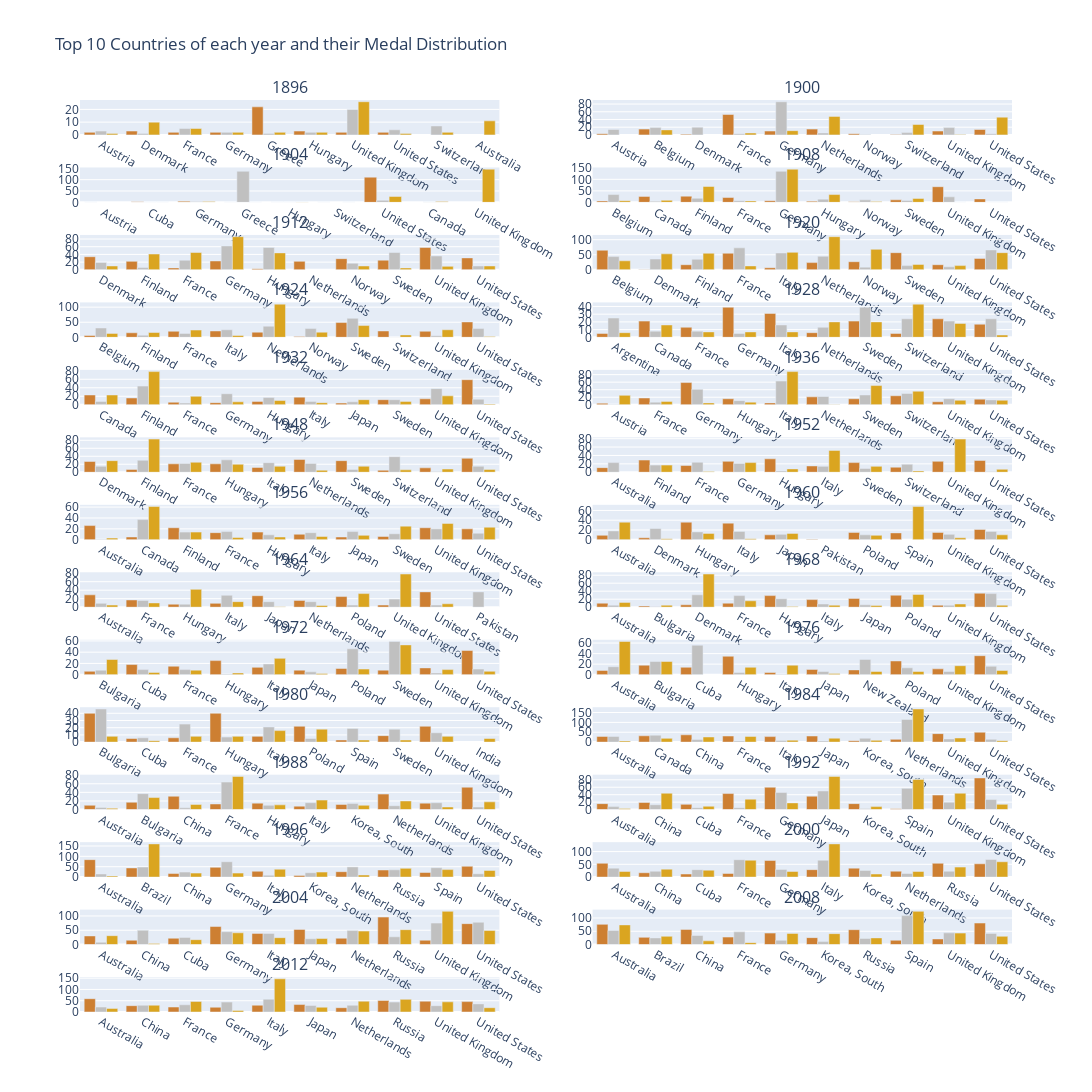

The code cell stored with this chart in its notebook:
### Markdown cell above
## Top 10 Countries of each year and their Medal Distribution

### Code cell
fig6=make_subplots(rows=14,cols=2,subplot_titles=Year.astype(str))
rows,cols=1,1
for i in Year:
    countries=datasetSummer[(datasetSummer["Year"]==i) ].groupby(["Country"]).count().sort_values(by="Code",ascending=False).head(10).index

    fig6.add_trace(go.Bar(x=datasetSummer[(datasetSummer["Year"]==i) & (datasetSummer["Medal"]=="Bronze") & (datasetSummer["Country"].isin(countries))].groupby(["Country"]).count().head(10).index,y=datasetSummer[(datasetSummer["Year"]==i) & (datasetSummer["Medal"]=="Bronze") & (datasetSummer["Country"].isin(countries))].groupby(["Country"]).count().head(10)["Code"],name="Bronze",marker_color="#cd7f32"),row=rows,col=cols)
    fig6.add_trace(go.Bar(x=countries,y=datasetSummer[(datasetSummer["Year"]==i) & (datasetSummer["Medal"]=="Silver") & (datasetSummer["Country"].isin(countries))].groupby(["Country"]).count().head(10)["Code"],name="Silver",marker_color="#c0c0c0"),row=rows,col=cols)
    fig6.add_trace(go.Bar(x=countries,y=datasetSummer[(datasetSummer["Year"]==i) & (datasetSummer["Medal"]=="Gold") & (datasetSummer["Country"].isin(countries))].groupby(["Country"]).count().head(10)["Code"],name="Gold",marker_color="#daa520"),row=rows,col=cols)

    cols=(cols%2)+1
    if(cols==1):
        rows=rows+1
fig6.update_layout(height=5000,width=1400,showlegend=False,title="Top 10 Countries of each year and their Medal Distribution")
fig6.show()

### Figure 1 — Plotly figure (JSON) as saved in the notebook; plotly's stock layout.template omitted (floating-point values rounded to 4 significant figures)
{"data": [{"marker": {"color": "#cd7f32"}, "name": "Bronze", "type": "bar", "x": ["Austria", "Denmark", "France", "Germany", "Greece", "Hungary", "United Kingdom", "United States"], "xaxis": "x", "y": [2, 3, 2, 2, 22, 3, 2, 2], "yaxis": "y"}, {"marker": {"color": "#c0c0c0"}, "name": "Silver", "type": "bar", "x": ["Greece", "Germany", "United States", "France", "United Kingdom", "Denmark", "Hungary", "Austria", "Switzerland", "Australia"], "xaxis": "x", "y": [1, 2, 4, 5, 20, 1, 2, 3, 7], "yaxis": "y"}, {"marker": {"color": "#daa520"}, "name": "Gold", "type": "bar", "x": ["Greece", "Germany", "United States", "France", "United Kingdom", "Denmark", "Hungary", "Austria", "Switzerland", "Australia"], "xaxis": "x", "y": [2, 2, 1, 5, 26, 10, 2, 1, 2, 11], "yaxis": "y"}, {"marker": {"color": "#cd7f32"}, "name": "Bronze", "type": "bar", "x": ["Austria", "Belgium", "Denmark", "France", "Germany", "Netherlands", "Norway", "Switzerland", "United Kingdom", "United States"], "xaxis": "x2", "y": [3, 15, 2, 53, 10, 15, 3, 1, 10, 14], "yaxis": "y2"}, {"marker": {"color": "#c0c0c0"}, "name": "Silver", "type": "bar", "x": ["France", "United Kingdom", "United States", "Germany", "Belgium", "Netherlands", "Switzerland", "Norway", "Denmark", "Austria"], "xaxis": "x2", "y": [3, 19, 3, 86, 19, 5, 6, 1, 20, 14], "yaxis": "y2"}, {"marker": {"color": "#daa520"}, "name": "Gold", "type": "bar", "x": ["France", "United Kingdom", "United States", "Germany", "Belgium", "Netherlands", "Switzerland", "Norway", "Denmark", "Austria"], "xaxis": "x2", "y": [5, 1, 46, 11, 13, 48, 27], "yaxis": "y2"}, {"marker": {"color": "#cd7f32"}, "name": "Bronze", "type": "bar", "x": ["Austria", "Cuba", "Germany", "Greece", "Hungary", "Switzerland", "United States"], "xaxis": "x3", "y": [1, 3, 5, 1, 1, 1, 111], "yaxis": "y3"}, {"marker": {"color": "#c0c0c0"}, "name": "Silver", "type": "bar", "x": ["United States", "Canada", "Germany", "Cuba", "Hungary", "Greece", "Switzerland", "United Kingdom", "Austria"], "xaxis": "x3", "y": [9, 2, 4, 1, 1, 137], "yaxis": "y3"}, {"marker": {"color": "#daa520"}, "name": "Gold", "type": "bar", "x": ["United States", "Canada", "Germany", "Cuba", "Hungary", "Greece", "Switzerland", "United Kingdom", "Austria"], "xaxis": "x3", "y": [26, 4, 4, 1, 2, 1, 1, 146], "yaxis": "y3"}, {"marker": {"color": "#cd7f32"}, "name": "Bronze", "type": "bar", "x": ["Belgium", "Canada", "Finland", "France", "Germany", "Hungary", "Norway", "Sweden", "United Kingdom", "United States"], "xaxis": "x4", "y": [6, 26, 27, 21, 7, 5, 3, 11, 68, 15], "yaxis": "y4"}, {"marker": {"color": "#c0c0c0"}, "name": "Silver", "type": "bar", "x": ["United Kingdom", "Sweden", "United States", "Canada", "Norway", "France", "Belgium", "Finland", "Germany", "Hungary"], "xaxis": "x4", "y": [24, 8, 1, 5, 11, 7, 34, 18, 135, 14], "yaxis": "y4"}, {"marker": {"color": "#daa520"}, "name": "Gold", "type": "bar", "x": ["United Kingdom", "Sweden", "United States", "Canada", "Norway", "France", "Belgium", "Finland", "Germany", "Hungary"], "xaxis": "x4", "y": [1, 17, 1, 9, 4, 6, 7, 69, 144, 34], "yaxis": "y4"}, {"marker": {"color": "#cd7f32"}, "name": "Bronze", "type": "bar", "x": ["Denmark", "Finland", "France", "Germany", "Hungary", "Netherlands", "Norway", "Sweden", "United Kingdom", "United States"], "xaxis": "x5", "y": [34, 22, 5, 23, 3, 22, 29, 25, 58, 31], "yaxis": "y5"}, {"marker": {"color": "#c0c0c0"}, "name": "Silver", "type": "bar", "x": ["Sweden", "United Kingdom", "United States", "Denmark", "Norway", "Finland", "Germany", "Hungary", "France", "Netherlands"], "xaxis": "x5", "y": [45, 36, 10, 19, 17, 6, 62, 58, 25], "yaxis": "y5"}, {"marker": {"color": "#daa520"}, "name": "Gold", "type": "bar", "x": ["Sweden", "United Kingdom", "United States", "Denmark", "Norway", "Finland", "Germany", "Hungary", "France", "Netherlands"], "xaxis": "x5", "y": [5, 9, 10, 10, 10, 41, 86, 44, 45], "yaxis": "y5"}, {"marker": {"color": "#cd7f32"}, "name": "Bronze", "type": "bar", "x": ["Belgium", "Denmark", "Finland", "France", "Italy", "Netherlands", "Norway", "Sweden", "United Kingdom", "United States"], "xaxis": "x6", "y": [65, 1, 17, 55, 7, 24, 27, 57, 17, 38], "yaxis": "y6"}, {"marker": {"color": "#c0c0c0"}, "name": "Silver", "type": "bar", "x": ["United States", "Belgium", "Sweden", "France", "Norway", "United Kingdom", "Italy", "Denmark", "Finland", "Netherlands"], "xaxis": "x6", "y": [66, 44, 14, 73, 9, 10, 56, 36, 35, 45], "yaxis": "y6"}, {"marker": {"color": "#daa520"}, "name": "Gold", "type": "bar", "x": ["United States", "Belgium", "Sweden", "France", "Norway", "United Kingdom", "Italy", "Denmark", "Finland", "Netherlands"], "xaxis": "x6", "y": [57, 30, 18, 13, 68, 14, 58, 53, 55, 110], "yaxis": "y6"}, {"marker": {"color": "#cd7f32"}, "name": "Bronze", "type": "bar", "x": ["Belgium", "Finland", "France", "Italy", "Netherlands", "Norway", "Sweden", "Switzerland", "United Kingdom", "United States"], "xaxis": "x7", "y": [6, 15, 20, 21, 17, 3, 49, 21, 20, 51], "yaxis": "y7"}, {"marker": {"color": "#c0c0c0"}, "name": "Silver", "type": "bar", "x": ["United States", "France", "Sweden", "United Kingdom", "Switzerland", "Finland", "Italy", "Belgium", "Norway", "Netherlands"], "xaxis": "x7", "y": [29, 13, 63, 5, 1, 7, 25, 31, 29, 37], "yaxis": "y7"}, {"marker": {"color": "#daa520"}, "name": "Gold", "type": "bar", "x": ["United States", "France", "Sweden", "United Kingdom", "Switzerland", "Finland", "Italy", "Belgium", "Norway", "Netherlands"], "xaxis": "x7", "y": [3, 24, 39, 25, 8, 16, 6, 13, 17, 110], "yaxis": "y7"}, {"marker": {"color": "#cd7f32"}, "name": "Bronze", "type": "bar", "x": ["Argentina", "Canada", "France", "Germany", "Italy", "Netherlands", "Sweden", "Switzerland", "United Kingdom", "United States"], "xaxis": "x8", "y": [5, 21, 13, 39, 31, 6, 21, 5, 24, 17], "yaxis": "y8"}, {"marker": {"color": "#c0c0c0"}, "name": "Silver", "type": "bar", "x": ["United States", "Germany", "Italy", "Netherlands", "United Kingdom", "Sweden", "France", "Canada", "Argentina", "Switzerland"], "xaxis": "x8", "y": [24, 5, 16, 13, 21, 39, 8, 8, 25, 24], "yaxis": "y8"}, {"marker": {"color": "#daa520"}, "name": "Gold", "type": "bar", "x": ["United States", "Germany", "Italy", "Netherlands", "United Kingdom", "Sweden", "France", "Canada", "Argentina", "Switzerland"], "xaxis": "x8", "y": [3, 7, 7, 20, 18, 20, 7, 16, 6, 43], "yaxis": "y8"}, {"marker": {"color": "#cd7f32"}, "name": "Bronze", "type": "bar", "x": ["Canada", "Finland", "France", "Germany", "Hungary", "Italy", "Japan", "Sweden", "United Kingdom", "United States"], "xaxis": "x9", "y": [23, 16, 6, 5, 8, 18, 4, 12, 14, 59], "yaxis": "y9"}, {"marker": {"color": "#c0c0c0"}, "name": "Silver", "type": "bar", "x": ["United States", "Italy", "Canada", "Germany", "France", "United Kingdom", "Hungary", "Japan", "Sweden", "Finland"], "xaxis": "x9", "y": [13, 8, 8, 26, 4, 38, 17, 7, 12, 44], "yaxis": "y9"}, {"marker": {"color": "#daa520"}, "name": "Gold", "type": "bar", "x": ["United States", "Italy", "Canada", "Germany", "France", "United Kingdom", "Hungary", "Japan", "Sweden", "Finland"], "xaxis": "x9", "y": [2, 5, 23, 7, 20, 21, 10, 12, 8, 78], "yaxis": "y9"}, {"marker": {"color": "#cd7f32"}, "name": "Bronze", "type": "bar", "x": ["Austria", "France", "Germany", "Hungary", "Italy", "Netherlands", "Sweden", "Switzerland", "United Kingdom", "United States"], "xaxis": "x10", "y": [4, 18, 59, 16, 5, 21, 16, 24, 8, 15], "yaxis": "y10"}, {"marker": {"color": "#c0c0c0"}, "name": "Silver", "type": "bar", "x": ["Germany", "United States", "Italy", "Austria", "Switzerland", "France", "Hungary", "Netherlands", "United Kingdom", "Sweden"], "xaxis": "x10", "y": [41, 13, 63, 1, 30, 7, 11, 22, 16, 26], "yaxis": "y10"}, {"marker": {"color": "#daa520"}, "name": "Gold", "type": "bar", "x": ["Germany", "United States", "Italy", "Austria", "Switzerland", "France", "Hungary", "Netherlands", "United Kingdom", "Sweden"], "xaxis": "x10", "y": [5, 12, 88, 25, 36, 9, 7, 1, 12, 51], "yaxis": "y10"}, {"marker": {"color": "#cd7f32"}, "name": "Bronze", "type": "bar", "x": ["Denmark", "Finland", "France", "Hungary", "Italy", "Netherlands", "Sweden", "Switzerland", "United Kingdom", "United States"], "xaxis": "x11", "y": [27, 7, 21, 21, 12, 32, 29, 5, 11, 35], "yaxis": "y11"}, {"marker": {"color": "#c0c0c0"}, "name": "Silver", "type": "bar", "x": ["United States", "Sweden", "France", "Italy", "Hungary", "United Kingdom", "Denmark", "Netherlands", "Switzerland", "Finland"], "xaxis": "x11", "y": [15, 7, 22, 24, 31, 2, 15, 22, 39, 30], "yaxis": "y11"}, {"marker": {"color": "#daa520"}, "name": "Gold", "type": "bar", "x": ["United States", "Sweden", "France", "Italy", "Hungary", "United Kingdom", "Denmark", "Netherlands", "Switzerland", "Finland"], "xaxis": "x11", "y": [7, 15, 25, 15, 20, 8, 29, 5, 6, 83], "yaxis": "y11"}, {"marker": {"color": "#cd7f32"}, "name": "Bronze", "type": "bar", "x": ["Australia", "Finland", "France", "Germany", "Hungary", "Italy", "Sweden", "Switzerland", "United Kingdom", "United States"], "xaxis": "x12", "y": [11, 29, 16, 26, 32, 15, 23, 12, 26, 28], "yaxis": "y12"}, {"marker": {"color": "#c0c0c0"}, "name": "Silver", "type": "bar", "x": ["United States", "Hungary", "Sweden", "Italy", "Finland", "Germany", "France", "Switzerland", "United Kingdom", "Australia"], "xaxis": "x12", "y": [2, 3, 9, 14, 17, 21, 24, 19, 2, 23], "yaxis": "y12"}, {"marker": {"color": "#daa520"}, "name": "Gold", "type": "bar", "x": ["United States", "Hungary", "Sweden", "Italy", "Finland", "Germany", "France", "Switzerland", "United Kingdom", "Australia"], "xaxis": "x12", "y": [7, 8, 14, 52, 17, 23, 2, 3, 79], "yaxis": "y12"}, {"marker": {"color": "#cd7f32"}, "name": "Bronze", "type": "bar", "x": ["Australia", "Canada", "Finland", "France", "Hungary", "Italy", "Japan", "Sweden", "United Kingdom", "United States"], "xaxis": "x13", "y": [26, 5, 22, 13, 14, 10, 5, 6, 22, 20], "yaxis": "y13"}, {"marker": {"color": "#c0c0c0"}, "name": "Silver", "type": "bar", "x": ["United States", "Hungary", "Australia", "Italy", "United Kingdom", "Sweden", "France", "Finland", "Japan", "Canada"], "xaxis": "x13", "y": [12, 9, 1, 13, 20, 11, 15, 14, 15, 37], "yaxis": "y13"}, {"marker": {"color": "#daa520"}, "name": "Gold", "type": "bar", "x": ["United States", "Hungary", "Australia", "Italy", "United Kingdom", "Sweden", "France", "Finland", "Japan", "Canada"], "xaxis": "x13", "y": [23, 5, 3, 6, 30, 25, 4, 14, 8, 61], "yaxis": "y13"}, {"marker": {"color": "#cd7f32"}, "name": "Bronze", "type": "bar", "x": ["Australia", "Denmark", "Hungary", "Italy", "Japan", "Pakistan", "Poland", "Spain", "United Kingdom", "United States"], "xaxis": "x14", "y": [9, 4, 36, 34, 10, 1, 15, 14, 15, 21], "yaxis": "y14"}, {"marker": {"color": "#c0c0c0"}, "name": "Silver", "type": "bar", "x": ["United States", "Italy", "Hungary", "Australia", "Poland", "Japan", "United Kingdom", "Denmark", "Spain", "Pakistan"], "xaxis": "x14", "y": [17, 17, 16, 18, 10, 11, 11, 23], "yaxis": "y14"}, {"marker": {"color": "#daa520"}, "name": "Gold", "type": "bar", "x": ["United States", "Italy", "Hungary", "Australia", "Poland", "Japan", "United Kingdom", "Denmark", "Spain", "Pakistan"], "xaxis": "x14", "y": [10, 2, 13, 36, 9, 13, 4, 2, 68], "yaxis": "y14"}, {"marker": {"color": "#cd7f32"}, "name": "Bronze", "type": "bar", "x": ["Australia", "France", "Hungary", "Italy", "Japan", "Netherlands", "Poland", "United Kingdom", "United States"], "xaxis": "x15", "y": [29, 17, 7, 9, 27, 16, 25, 5, 36], "yaxis": "y15"}, {"marker": {"color": "#c0c0c0"}, "name": "Silver", "type": "bar", "x": ["United States", "Japan", "Hungary", "Italy", "Poland", "Australia", "France", "Netherlands", "United Kingdom", "Pakistan"], "xaxis": "x15", "y": [5, 13, 7, 28, 5, 9, 16, 13, 19, 36], "yaxis": "y15"}, {"marker": {"color": "#daa520"}, "name": "Gold", "type": "bar", "x": ["United States", "Japan", "Hungary", "Italy", "Poland", "Australia", "France", "Netherlands", "United Kingdom", "Pakistan"], "xaxis": "x15", "y": [8, 1, 42, 13, 32, 5, 10, 4, 78], "yaxis": "y15"}, {"marker": {"color": "#cd7f32"}, "name": "Bronze", "type": "bar", "x": ["Australia", "Bulgaria", "Denmark", "France", "Hungary", "Italy", "Japan", "Poland", "United Kingdom", "United States"], "xaxis": "x16", "y": [10, 3, 6, 10, 29, 19, 22, 30, 5, 35], "yaxis": "y16"}, {"marker": {"color": "#c0c0c0"}, "name": "Silver", "type": "bar", "x": ["United States", "Hungary", "Japan", "Australia", "Poland", "Italy", "France", "Bulgaria", "United Kingdom", "Denmark"], "xaxis": "x16", "y": [34, 21, 6, 5, 20, 8, 29, 2, 5, 31], "yaxis": "y16"}, {"marker": {"color": "#daa520"}, "name": "Gold", "type": "bar", "x": ["United States", "Hungary", "Japan", "Australia", "Poland", "Italy", "France", "Bulgaria", "United Kingdom", "Denmark"], "xaxis": "x16", "y": [5, 2, 4, 12, 32, 5, 16, 5, 8, 83], "yaxis": "y16"}, {"marker": {"color": "#cd7f32"}, "name": "Bronze", "type": "bar", "x": ["Bulgaria", "Cuba", "France", "Hungary", "Italy", "Japan", "Poland", "Sweden", "United Kingdom", "United States"], "xaxis": "x17", "y": [6, 18, 15, 25, 13, 8, 11, 8, 12, 43], "yaxis": "y17"}, {"marker": {"color": "#c0c0c0"}, "name": "Silver", "type": "bar", "x": ["United States", "Hungary", "Japan", "Poland", "United Kingdom", "Italy", "Bulgaria", "Cuba", "France", "Sweden"], "xaxis": "x17", "y": [10, 1, 5, 46, 3, 19, 8, 9, 9, 59], "yaxis": "y17"}, {"marker": {"color": "#daa520"}, "name": "Gold", "type": "bar", "x": ["United States", "Hungary", "Japan", "Poland", "United Kingdom", "Italy", "Bulgaria", "Cuba", "France", "Sweden"], "xaxis": "x17", "y": [6, 3, 2, 10, 9, 29, 27, 4, 8, 53], "yaxis": "y17"}, {"marker": {"color": "#cd7f32"}, "name": "Bronze", "type": "bar", "x": ["Australia", "Bulgaria", "Cuba", "Hungary", "Italy", "Japan", "New Zealand", "Poland", "United Kingdom", "United States"], "xaxis": "x18", "y": [8, 18, 14, 35, 4, 10, 9, 26, 11, 36], "yaxis": "y18"}, {"marker": {"color": "#c0c0c0"}, "name": "Silver", "type": "bar", "x": ["United States", "Poland", "Hungary", "Japan", "Bulgaria", "United Kingdom", "Italy", "New Zealand", "Australia", "Cuba"], "xaxis": "x18", "y": [16, 13, 4, 6, 25, 6, 1, 29, 15, 56], "yaxis": "y18"}, {"marker": {"color": "#daa520"}, "name": "Gold", "type": "bar", "x": ["United States", "Poland", "Hungary", "Japan", "Bulgaria", "United Kingdom", "Italy", "New Zealand", "Australia", "Cuba"], "xaxis": "x18", "y": [8, 6, 14, 2, 25, 17, 18, 6, 63], "yaxis": "y18"}, {"marker": {"color": "#cd7f32"}, "name": "Bronze", "type": "bar", "x": ["Bulgaria", "Cuba", "France", "Hungary", "Italy", "Poland", "Spain", "Sweden", "United Kingdom"], "xaxis": "x19", "y": [40, 5, 6, 40, 8, 22, 3, 9, 22], "yaxis": "y19"}, {"marker": {"color": "#c0c0c0"}, "name": "Silver", "type": "bar", "x": ["Bulgaria", "Hungary", "Poland", "United Kingdom", "Italy", "France", "Spain", "Cuba", "Sweden", "India"], "xaxis": "x19", "y": [46, 7, 5, 13, 21, 25, 19, 6, 18], "yaxis": "y19"}, {"marker": {"color": "#daa520"}, "name": "Gold", "type": "bar", "x": ["Bulgaria", "Hungary", "Poland", "United Kingdom", "Italy", "France", "Spain", "Cuba", "Sweden", "India"], "xaxis": "x19", "y": [8, 8, 18, 8, 16, 8, 3, 2, 3, 5], "yaxis": "y19"}, {"marker": {"color": "#cd7f32"}, "name": "Bronze", "type": "bar", "x": ["Australia", "Canada", "China", "France", "Italy", "Japan", "Korea, South", "Netherlands", "United Kingdom", "United States"], "xaxis": "x20", "y": [29, 32, 37, 31, 28, 31, 7, 14, 43, 50], "yaxis": "y20"}, {"marker": {"color": "#c0c0c0"}, "name": "Silver", "type": "bar", "x": ["United States", "Canada", "China", "United Kingdom", "France", "Italy", "Australia", "Japan", "Korea, South", "Netherlands"], "xaxis": "x20", "y": [14, 35, 13, 16, 6, 8, 29, 6, 20, 115], "yaxis": "y20"}, {"marker": {"color": "#daa520"}, "name": "Gold", "type": "bar", "x": ["United States", "Canada", "China", "United Kingdom", "France", "Italy", "Australia", "Japan", "Korea, South", "Netherlands"], "xaxis": "x20", "y": [7, 19, 26, 21, 29, 10, 6, 20, 9, 168], "yaxis": "y20"}, {"marker": {"color": "#cd7f32"}, "name": "Bronze", "type": "bar", "x": ["Australia", "Bulgaria", "China", "France", "Hungary", "Italy", "Korea, South", "Netherlands", "United Kingdom", "United States"], "xaxis": "x21", "y": [10, 17, 31, 13, 15, 8, 12, 36, 15, 52], "yaxis": "y21"}, {"marker": {"color": "#c0c0c0"}, "name": "Silver", "type": "bar", "x": ["United States", "Korea, South", "United Kingdom", "China", "Netherlands", "Hungary", "Bulgaria", "Australia", "Italy", "France"], "xaxis": "x21", "y": [6, 14, 16, 4, 9, 10, 37, 5, 16, 64], "yaxis": "y21"}, {"marker": {"color": "#daa520"}, "name": "Gold", "type": "bar", "x": ["United States", "Korea, South", "United Kingdom", "China", "Netherlands", "Hungary", "Bulgaria", "Australia", "Italy", "France"], "xaxis": "x21", "y": [18, 10, 6, 12, 20, 11, 28, 3, 22, 77], "yaxis": "y21"}, {"marker": {"color": "#cd7f32"}, "name": "Bronze", "type": "bar", "x": ["Australia", "China", "Cuba", "France", "Germany", "Japan", "Korea, South", "Spain", "United Kingdom", "United States"], "xaxis": "x22", "y": [16, 19, 14, 43, 60, 36, 16, 2, 39, 85], "yaxis": "y22"}, {"marker": {"color": "#c0c0c0"}, "name": "Silver", "type": "bar", "x": ["United States", "Germany", "China", "Cuba", "Spain", "Australia", "France", "United Kingdom", "Korea, South", "Japan"], "xaxis": "x22", "y": [27, 46, 13, 5, 57, 8, 5, 20, 3, 50], "yaxis": "y22"}, {"marker": {"color": "#daa520"}, "name": "Gold", "type": "bar", "x": ["United States", "Germany", "China", "Cuba", "Spain", "Australia", "France", "United Kingdom", "Korea, South", "Japan"], "xaxis": "x22", "y": [14, 18, 44, 9, 81, 3, 28, 44, 8, 89], "yaxis": "y22"}, {"marker": {"color": "#cd7f32"}, "name": "Bronze", "type": "bar", "x": ["Australia", "Brazil", "China", "Germany", "Italy", "Korea, South", "Netherlands", "Russia", "Spain", "United States"], "xaxis": "x23", "y": [84, 44, 17, 47, 28, 7, 26, 34, 22, 52], "yaxis": "y23"}, {"marker": {"color": "#c0c0c0"}, "name": "Silver", "type": "bar", "x": ["United States", "Australia", "Germany", "Russia", "China", "Netherlands", "Italy", "Spain", "Korea, South", "Brazil"], "xaxis": "x23", "y": [16, 15, 74, 35, 24, 49, 9, 45, 21, 48], "yaxis": "y23"}, {"marker": {"color": "#daa520"}, "name": "Gold", "type": "bar", "x": ["United States", "Australia", "Germany", "Russia", "China", "Netherlands", "Italy", "Spain", "Korea, South", "Brazil"], "xaxis": "x23", "y": [32, 5, 19, 42, 19, 10, 38, 36, 24, 160], "yaxis": "y23"}, {"marker": {"color": "#cd7f32"}, "name": "Bronze", "type": "bar", "x": ["Australia", "China", "Cuba", "France", "Germany", "Italy", "Korea, South", "Netherlands", "Russia", "United States"], "xaxis": "x24", "y": [54, 17, 12, 14, 65, 29, 35, 23, 54, 52], "yaxis": "y24"}, {"marker": {"color": "#c0c0c0"}, "name": "Silver", "type": "bar", "x": ["United States", "Russia", "Australia", "Germany", "China", "Netherlands", "Korea, South", "Cuba", "France", "Italy"], "xaxis": "x24", "y": [69, 23, 35, 30, 23, 14, 26, 29, 68, 66], "yaxis": "y24"}, {"marker": {"color": "#daa520"}, "name": "Gold", "type": "bar", "x": ["United States", "Russia", "Australia", "Germany", "China", "Netherlands", "Korea, South", "Cuba", "France", "Italy"], "xaxis": "x24", "y": [60, 39, 22, 22, 31, 22, 12, 27, 66, 130], "yaxis": "y24"}, {"marker": {"color": "#cd7f32"}, "name": "Bronze", "type": "bar", "x": ["Australia", "China", "Cuba", "Germany", "Italy", "Japan", "Netherlands", "Russia", "United Kingdom", "United States"], "xaxis": "x25", "y": [30, 15, 22, 63, 39, 53, 22, 96, 15, 73], "yaxis": "y25"}, {"marker": {"color": "#c0c0c0"}, "name": "Silver", "type": "bar", "x": ["United States", "Russia", "Australia", "Germany", "Italy", "Japan", "China", "Netherlands", "Cuba", "United Kingdom"], "xaxis": "x25", "y": [78, 27, 8, 45, 39, 20, 50, 49, 25, 75], "yaxis": "y25"}, {"marker": {"color": "#daa520"}, "name": "Gold", "type": "bar", "x": ["United States", "Russia", "Australia", "Germany", "Italy", "Japan", "China", "Netherlands", "Cuba", "United Kingdom"], "xaxis": "x25", "y": [49, 52, 31, 41, 24, 21, 4, 47, 17, 116], "yaxis": "y25"}, {"marker": {"color": "#cd7f32"}, "name": "Bronze", "type": "bar", "x": ["Australia", "Brazil", "China", "France", "Germany", "Korea, South", "Russia", "Spain", "United Kingdom", "United States"], "xaxis": "x26", "y": [76, 27, 57, 28, 43, 26, 56, 16, 21, 81], "yaxis": "y26"}, {"marker": {"color": "#c0c0c0"}, "name": "Silver", "type": "bar", "x": ["United States", "China", "Australia", "Russia", "Germany", "Korea, South", "United Kingdom", "France", "Brazil", "Spain"], "xaxis": "x26", "y": [42, 34, 53, 23, 16, 11, 44, 48, 25, 109], "yaxis": "y26"}, {"marker": {"color": "#daa520"}, "name": "Gold", "type": "bar", "x": ["United States", "China", "Australia", "Russia", "Germany", "Korea, South", "United Kingdom", "France", "Brazil", "Spain"], "xaxis": "x26", "y": [31, 14, 74, 25, 42, 41, 43, 7, 31, 125], "yaxis": "y26"}, {"marker": {"color": "#cd7f32"}, "name": "Bronze", "type": "bar", "x": ["Australia", "China", "France", "Germany", "Italy", "Japan", "Netherlands", "Russia", "United Kingdom", "United States"], "xaxis": "x27", "y": [59, 28, 22, 21, 30, 33, 19, 51, 48, 46], "yaxis": "y27"}, {"marker": {"color": "#c0c0c0"}, "name": "Silver", "type": "bar", "x": ["United States", "Russia", "China", "United Kingdom", "Australia", "Germany", "Japan", "France", "Netherlands", "Italy"], "xaxis": "x27", "y": [36, 44, 30, 28, 22, 44, 29, 32, 30, 57], "yaxis": "y27"}, {"marker": {"color": "#daa520"}, "name": "Gold", "type": "bar", "x": ["United States", "Russia", "China", "United Kingdom", "Australia", "Germany", "Japan", "France", "Netherlands", "Italy"], "xaxis": "x27", "y": [19, 56, 30, 45, 16, 7, 21, 47, 48, 147], "yaxis": "y27"}], "layout": {"annotations": [{"font": {"size": 16}, "showarrow": false, "text": "1896", "x": 0.225, "xanchor": "center", "xref": "paper", "y": 1, "yanchor": "bottom", "yref": "paper"}, {"font": {"size": 16}, "showarrow": false, "text": "1900", "x": 0.775, "xanchor": "center", "xref": "paper", "y": 1, "yanchor": "bottom", "yref": "paper"}, {"font": {"size": 16}, "showarrow": false, "text": "1904", "x": 0.225, "xanchor": "center", "xref": "paper", "y": 0.926, "yanchor": "bottom", "yref": "paper"}, {"font": {"size": 16}, "showarrow": false, "text": "1908", "x": 0.775, "xanchor": "center", "xref": "paper", "y": 0.926, "yanchor": "bottom", "yref": "paper"}, {"font": {"size": 16}, "showarrow": false, "text": "1912", "x": 0.225, "xanchor": "center", "xref": "paper", "y": 0.852, "yanchor": "bottom", "yref": "paper"}, {"font": {"size": 16}, "showarrow": false, "text": "1920", "x": 0.775, "xanchor": "center", "xref": "paper", "y": 0.852, "yanchor": "bottom", "yref": "paper"}, {"font": {"size": 16}, "showarrow": false, "text": "1924", "x": 0.225, "xanchor": "center", "xref": "paper", "y": 0.7781, "yanchor": "bottom", "yref": "paper"}, {"font": {"size": 16}, "showarrow": false, "text": "1928", "x": 0.775, "xanchor": "center", "xref": "paper", "y": 0.7781, "yanchor": "bottom", "yref": "paper"}, {"font": {"size": 16}, "showarrow": false, "text": "1932", "x": 0.225, "xanchor": "center", "xref": "paper", "y": 0.7041, "yanchor": "bottom", "yref": "paper"}, {"font": {"size": 16}, "showarrow": false, "text": "1936", "x": 0.775, "xanchor": "center", "xref": "paper", "y": 0.7041, "yanchor": "bottom", "yref": "paper"}, {"font": {"size": 16}, "showarrow": false, "text": "1948", "x": 0.225, "xanchor": "center", "xref": "paper", "y": 0.6301, "yanchor": "bottom", "yref": "paper"}, {"font": {"size": 16}, "showarrow": false, "text": "1952", "x": 0.775, "xanchor": "center", "xref": "paper", "y": 0.6301, "yanchor": "bottom", "yref": "paper"}, {"font": {"size": 16}, "showarrow": false, "text": "1956", "x": 0.225, "xanchor": "center", "xref": "paper", "y": 0.5561, "yanchor": "bottom", "yref": "paper"}, {"font": {"size": 16}, "showarrow": false, "text": "1960", "x": 0.775, "xanchor": "center", "xref": "paper", "y": 0.5561, "yanchor": "bottom", "yref": "paper"}, {"font": {"size": 16}, "showarrow": false, "text": "1964", "x": 0.225, "xanchor": "center", "xref": "paper", "y": 0.4821, "yanchor": "bottom", "yref": "paper"}, {"font": {"size": 16}, "showarrow": false, "text": "1968", "x": 0.775, "xanchor": "center", "xref": "paper", "y": 0.4821, "yanchor": "bottom", "yref": "paper"}, {"font": {"size": 16}, "showarrow": false, "text": "1972", "x": 0.225, "xanchor": "center", "xref": "paper", "y": 0.4082, "yanchor": "bottom", "yref": "paper"}, {"font": {"size": 16}, "showarrow": false, "text": "1976", "x": 0.775, "xanchor": "center", "xref": "paper", "y": 0.4082, "yanchor": "bottom", "yref": "paper"}, {"font": {"size": 16}, "showarrow": false, "text": "1980", "x": 0.225, "xanchor": "center", "xref": "paper", "y": 0.3342, "yanchor": "bottom", "yref": "paper"}, {"font": {"size": 16}, "showarrow": false, "text": "1984", "x": 0.775, "xanchor": "center", "xref": "paper", "y": 0.3342, "yanchor": "bottom", "yref": "paper"}, {"font": {"size": 16}, "showarrow": false, "text": "1988", "x": 0.225, "xanchor": "center", "xref": "paper", "y": 0.2602, "yanchor": "bottom", "yref": "paper"}, {"font": {"size": 16}, "showarrow": false, "text": "1992", "x": 0.775, "xanchor": "center", "xref": "paper", "y": 0.2602, "yanchor": "bottom", "yref": "paper"}, {"font": {"size": 16}, "showarrow": false, "text": "1996", "x": 0.225, "xanchor": "center", "xref": "paper", "y": 0.1862, "yanchor": "bottom", "yref": "paper"}, {"font": {"size": 16}, "showarrow": false, "text": "2000", "x": 0.775, "xanchor": "center", "xref": "paper", "y": 0.1862, "yanchor": "bottom", "yref": "paper"}, {"font": {"size": 16}, "showarrow": false, "text": "2004", "x": 0.225, "xanchor": "center", "xref": "paper", "y": 0.1122, "yanchor": "bottom", "yref": "paper"}, {"font": {"size": 16}, "showarrow": false, "text": "2008", "x": 0.775, "xanchor": "center", "xref": "paper", "y": 0.1122, "yanchor": "bottom", "yref": "paper"}, {"font": {"size": 16}, "showarrow": false, "text": "2012", "x": 0.225, "xanchor": "center", "xref": "paper", "y": 0.03827, "yanchor": "bottom", "yref": "paper"}], "height": 5000, "showlegend": false, "title": {"text": "Top 10 Countries of each year and their Medal Distribution"}, "width": 1400, "xaxis": {"anchor": "y", "domain": [0, 0.45]}, "xaxis10": {"anchor": "y10", "domain": [0.55, 1]}, "xaxis11": {"anchor": "y11", "domain": [0, 0.45]}, "xaxis12": {"anchor": "y12", "domain": [0.55, 1]}, "xaxis13": {"anchor": "y13", "domain": [0, 0.45]}, "xaxis14": {"anchor": "y14", "domain": [0.55, 1]}, "xaxis15": {"anchor": "y15", "domain": [0, 0.45]}, "xaxis16": {"anchor": "y16", "domain": [0.55, 1]}, "xaxis17": {"anchor": "y17", "domain": [0, 0.45]}, "xaxis18": {"anchor": "y18", "domain": [0.55, 1]}, "xaxis19": {"anchor": "y19", "domain": [0, 0.45]}, "xaxis2": {"anchor": "y2", "domain": [0.55, 1]}, "xaxis20": {"anchor": "y20", "domain": [0.55, 1]}, "xaxis21": {"anchor": "y21", "domain": [0, 0.45]}, "xaxis22": {"anchor": "y22", "domain": [0.55, 1]}, "xaxis23": {"anchor": "y23", "domain": [0, 0.45]}, "xaxis24": {"anchor": "y24", "domain": [0.55, 1]}, "xaxis25": {"anchor": "y25", "domain": [0, 0.45]}, "xaxis26": {"anchor": "y26", "domain": [0.55, 1]}, "xaxis27": {"anchor": "y27", "domain": [0, 0.45]}, "xaxis28": {"anchor": "y28", "domain": [0.55, 1]}, "xaxis3": {"anchor": "y3", "domain": [0, 0.45]}, "xaxis4": {"anchor": "y4", "domain": [0.55, 1]}, "xaxis5": {"anchor": "y5", "domain": [0, 0.45]}, "xaxis6": {"anchor": "y6", "domain": [0.55, 1]}, "xaxis7": {"anchor": "y7", "domain": [0, 0.45]}, "xaxis8": {"anchor": "y8", "domain": [0.55, 1]}, "xaxis9": {"anchor": "y9", "domain": [0, 0.45]}, "yaxis": {"anchor": "x", "domain": [0.9617, 1]}, "yaxis10": {"anchor": "x10", "domain": [0.6658, 0.7041]}, "yaxis11": {"anchor": "x11", "domain": [0.5918, 0.6301]}, "yaxis12": {"anchor": "x12", "domain": [0.5918, 0.6301]}, "yaxis13": {"anchor": "x13", "domain": [0.5179, 0.5561]}, "yaxis14": {"anchor": "x14", "domain": [0.5179, 0.5561]}, "yaxis15": {"anchor": "x15", "domain": [0.4439, 0.4821]}, "yaxis16": {"anchor": "x16", "domain": [0.4439, 0.4821]}, "yaxis17": {"anchor": "x17", "domain": [0.3699, 0.4082]}, "yaxis18": {"anchor": "x18", "domain": [0.3699, 0.4082]}, "yaxis19": {"anchor": "x19", "domain": [0.2959, 0.3342]}, "yaxis2": {"anchor": "x2", "domain": [0.9617, 1]}, "yaxis20": {"anchor": "x20", "domain": [0.2959, 0.3342]}, "yaxis21": {"anchor": "x21", "domain": [0.2219, 0.2602]}, "yaxis22": {"anchor": "x22", "domain": [0.2219, 0.2602]}, "yaxis23": {"anchor": "x23", "domain": [0.148, 0.1862]}, "yaxis24": {"anchor": "x24", "domain": [0.148, 0.1862]}, "yaxis25": {"anchor": "x25", "domain": [0.07398, 0.1122]}, "yaxis26": {"anchor": "x26", "domain": [0.07398, 0.1122]}, "yaxis27": {"anchor": "x27", "domain": [0, 0.03827]}, "yaxis28": {"anchor": "x28", "domain": [0, 0.03827]}, "yaxis3": {"anchor": "x3", "domain": [0.8878, 0.926]}, "yaxis4": {"anchor": "x4", "domain": [0.8878, 0.926]}, "yaxis5": {"anchor": "x5", "domain": [0.8138, 0.852]}, "yaxis6": {"anchor": "x6", "domain": [0.8138, 0.852]}, "yaxis7": {"anchor": "x7", "domain": [0.7398, 0.7781]}, "yaxis8": {"anchor": "x8", "domain": [0.7398, 0.7781]}, "yaxis9": {"anchor": "x9", "domain": [0.6658, 0.7041]}}}
